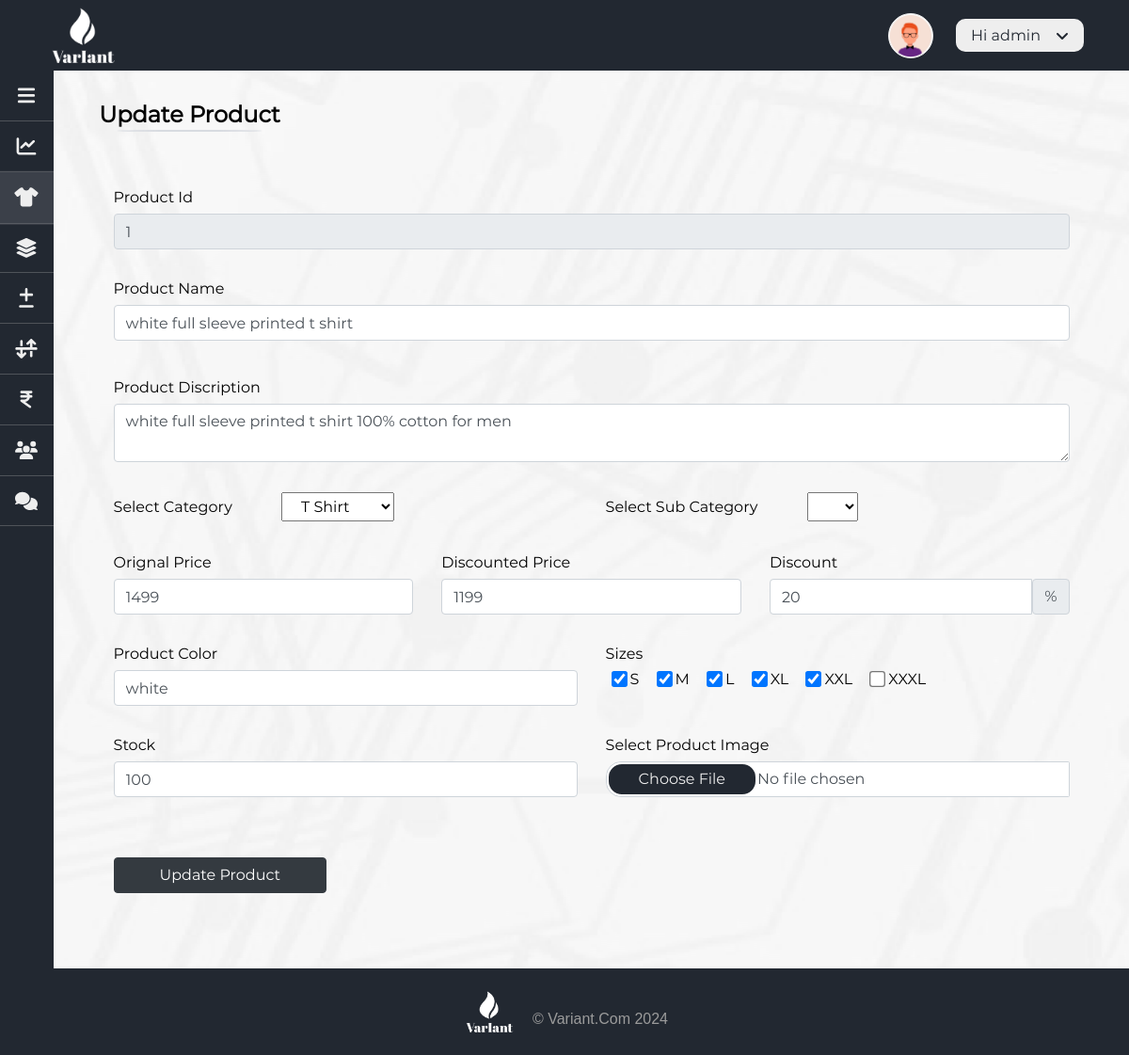
The page /admin/update-product.php?pro_id=1 (signed in) on the database its author committed.
### tables this page shows
CREATE TABLE IF NOT EXISTS `products_tbl` (
  `pro_id` int(3) NOT NULL AUTO_INCREMENT,
  `name` varchar(50) NOT NULL,
  `cate_id` int(2) NOT NULL,
  `sub_cate_id` int(3) NOT NULL,
  `org_price` int(5) NOT NULL,
  `dis_price` int(5) NOT NULL,
  `discount` int(3) NOT NULL,
  `size` varchar(11) NOT NULL,
  `color` varchar(10) NOT NULL,
  `stock` int(5) NOT NULL,
  `discription` varchar(80) NOT NULL,
  `image` text,
  `status` tinyint(1) NOT NULL,
  PRIMARY KEY (`pro_id`)
);

CREATE TABLE IF NOT EXISTS `category_tbl` (
  `cate_id` int(3) NOT NULL AUTO_INCREMENT,
  `image` text NOT NULL,
  `cate_name` varchar(10) NOT NULL,
  `status` tinyint(1) NOT NULL,
  PRIMARY KEY (`cate_id`)
);

### admin/php_action_files/database.php (called while the page is built, shortened)
<?php
class Database
{
	private $db_host = "localhost";
	private $db_user = "root";
	private $db_pass = "";
	private $db_name = "variant_db";
	private $result = array();
	private $mysqli = "";
	private $conn = false;
	public function __construct()
	{
		if (!$this->conn) {
			$this->mysqli = new mysqli($this->db_host, $this->db_user, $this->db_pass, $this->db_name);
		} else {
			return true;
		}
	}
	public function sql($sql)
	{
		$query = $this->mysqli->query($sql);
		if ($query) {
			$sql_array = explode(' ', $sql);
			switch ($sql_array[0]) {
				case "SELECT":
					array_push($this->result, $query->fetch_all(MYSQLI_ASSOC));
					break;
			}
			return true;
		} else {
			array_push($this->result, $this->mysqli->error);
			return false;
		}
	}
	public function getResult()
	{
		$val = $this->result;
		$this->result = array();
		return $val;
	}
}
?>

### admin/update-product.php (the view, shortened to what this page needs)
<?php require 'header.php';
if (isset($_GET['pro_id']) && $_GET['pro_id'] != "") {
    $pro_id = $_GET['pro_id'];
} else {
    header("location:products.php");
}
$db = new Database();
$db->sql("SELECT * FROM products_tbl WHERE pro_id=" . $pro_id);
$res = $db->getResult();
$res = $res[0][0];
?>
<section id="update_product" class="main_content form_bg">
    <div class="heading text_underline">
        update product
    </div>
    <div class="container position-relative font_rob text-capitalize">
        <form class="row m-3 p-3 g-3 add_product_form" id="add_product_form">
            <div class="col-12 my-3">
                <label for="pro_id" class="form-label">product id</label>
                <input required readonly type="text" class="form-control" name="pro_id" id="pro_id" value="<?php echo $res["pro_id"]; ?>">
            </div>
            <div class="col-12 my-3">
                <label for="name" class="form-label">product name</label>
                <input required type="text" class="form-control" name="name" id="name" value="<?php echo $res['name']; ?>">
            </div>
            <div class="col-12 my-3">
                <label for="discription" class="form-label">product discription</label>
                <textarea required class="form-control" rows="2" name="discription" id="discription"><?php echo $res['discription']; ?></textarea>
            </div>
            <div class="col-6 my-3">
                <label for="cate" class="form-label mr-5">select category</label>
                <select name="cate" id="cate" class="form-select px-3 py-1 text-capitalize">
                    <?php
                    $ob = new Database();
                    $ob->sql("SELECT cate_id,cate_name FROM category_tbl");
                    $select = $ob->getResult();
                    foreach ($select[0] as $key) {
                    ?>
                        <option value=<?php echo "'{$key['cate_id']}'";
                                        if ($res['cate_id'] == $key['cate_id'])
                                            echo "selected"; ?>>
                            <?php echo $key['cate_name']; ?>
                        </option>
                    <?php } ?>
                </select>
            </div>
            <div class="col-6 my-3">
                <label for="sub_cate" class="form-label mr-5">select sub category</label>
                <select required name="sub_cate" id="sub_cate" class="form-select px-3 py-1 text-capitalize">
                </select>
            </div>
            <div class="col-4 my-3">
                <label for="org_price" class="form-label">orignal price</label>
                <input required type="number" class="form-control" name="org_price" id="org_price" value="<?php echo $res['org_price']; ?>">
            </div>
            <div class="col-4 my-3">
                <label for="dis_price" class="form-label">discounted price</label>
                <input required type="number" class="form-control" name="dis_price" id="dis_price" value="<?php echo $res['dis_price']; ?>">
            </div>
            <div class="col-4 my-3">
                <label for="discount" class="form-label">discount</label>
                <div class="input-group">
                    <input required type="number" class="form-control" name="discount" id="discount" value="<?php echo $res['discount']; ?>"><span class="input-group-text font_ss">%</span>
                </div>
            </div>
            <div class="col-6 my-3">
                <label for="color" class="form-label">product color</label>
                <input required type="text" class="form-control" name="color" id="color" value="<?php echo $res['color']; ?>">
            </div>
            <div class="col-6 my-3">
                <label for="size" class="d-block">sizes</label>
                <?php
                $sizes = explode(",", $res['size']);
                $checked1 = $checked2 = $checked3 = $checked4 = $checked5 = $checked6 = "";
                foreach ($sizes as $size) {
                    if ($size == 1)
                        $checked1 = "checked";
                    if ($size == 2)
                        $checked2 = "checked";
                    if ($size == 3)
                        $checked3 = "checked";
                    if ($size == 4)
                        $checked4 = "checked";
                    if ($size == 5)
                        $checked5 = "checked";
                }
                ?>
                <div class="form-check form-check-inline mx-2">
                    <input class="form-check-input" <?php echo $checked1; ?> type="checkbox" name="size[]" id="s" value="1">
                    <label class="form-check-label" for="s">s</label>
                </div>
                <div class="form-check form-check-inline mx-2">
                    <input class="form-check-input" <?php echo $checked2; ?> type="checkbox" name="size[]" id="m" value="2">
                    <label class="form-check-label" for="m">M</label>
                </div>
                <div class="form-check form-check-inline mx-2">
                    <input class="form-check-input" <?php echo $checked3 ?> type="checkbox" name="size[]" id="l" value="3">
                    <label class="form-check-label" for="l">L</label>
                </div>
                <div class="form-check form-check-inline mx-2">
                    <input class="form-check-input" <?php echo $checked4; ?> type="checkbox" name="size[]" id="xl" value="4">
                    <label class="form-check-label" for="xl">XL</label>
                </div>
                <div class="form-check form-check-inline mx-2">
                    <input class="form-check-input" <?php echo $checked5; ?> type="checkbox" name="size[]" id="xxl" value="5">
                    <label class="form-check-label" for="xxl">XXL</label>
                </div>
                <div class="form-check form-check-inline mx-2">
                    <input class="form-check-input" <?php echo $checked6; ?> type="checkbox" name="size[]" id="xxxl" value="6">
                    <label class="form-check-label" for="xxxl">XXXL</label>
                </div>
            </div>
            <div class="col-6 my-3">
                <label for="stock" class="form-label">stock</label>
                <input required type="number" class="form-control" name="stock" id="stock" value="<?php echo $res['stock']; ?>">
            </div>
            <div class="col-6 my-3">
                <label for="image" class="form-label">select product image</label>
                <input require accept="image/*" class="form-control file-btn p-0" type="file" name="image" id="image">
            </div>
            <div class="col-12 py-5">
                <button name="update" id="update" type="submit" class="btn btn-dark px-5 text-capitalize">update
                    product</button>
            </div>
        </form>
    </div>
</section>
</header>
<?php
require 'footer.php';
?>
</body>
</html>

### assets/css/utility.css (style rules this page uses)
* { margin: 0; padding: 0; box-sizing: border-box; }
html, body { --bg-color: #222831; --text-color: #eeeeee; --global-padding-x: 5rem; --global-padding-y: 0.5rem; width: 100%; height: 100%; overflow-x: hidden; font-family: Montserrat; scroll-behavior: smooth; scroll-padding-top: 12rem; }
.text_underline { position: relative; width: max-content; }
.text_underline::after { position: absolute; content: ""; width: 80%; height: 2px; bottom: -15%; left: 50%; transform: translateX(-50%); background: #777d87; background: #d8dbe1; border-radius: 100%; }

### admin/admin_assets/css/header.css (style rules this page uses)
body { background-color: var(--bg-color); }
.main_content { display: inline-block; width: 100%; min-height: 80vh; background: #f6f6f6; }
.heading { font-size: 1.5rem; font-weight: bolder; margin: 2rem 3rem; width: -webkit-fit-content; width: -moz-fit-content; width: fit-content; text-transform: capitalize; }
input[type='file'] { border-radius: 1rem .1rem .1rem 1rem; }
.form_bg { background: #efefef; background: url('../img/web_img/form-background.png'); background-position: center; -o-object-fit: cover; object-fit: cover; }
.add_product_form { font-size: 1rem; }
.add_product_form .form-check-input { scale: 1.3; }

### rows shown on the page
products_tbl: pro_id "1", name "white full sleeve printed t shirt", discription "white full sleeve printed t shirt 100% cotton for men", cate "t shirt", org_price "1499", dis_price "1199", discount "20", color "white", stock "100"

### other values the page prints
$_SESSION['ADMIN_LOGIN']['username'] "admin"
